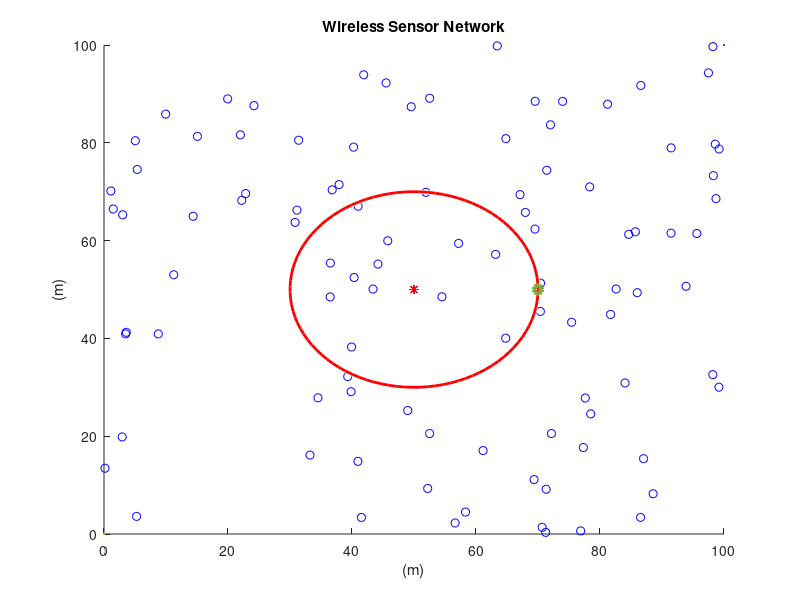

MATLAB code to generate this figure: (Note: this script raises an error after producing the figure.)
%%%%%%%%%%%%%%%%%%%%%%%%%%%%%%%%%%%%%%%%%%%%%%%%%%%%%%%%%%%%%%%%%%%%%%%%
%                          LEACH Protocol                              %
%                          Part of Thesis:                             %
%       Energy-Efficient Protocols In Wireless Sensor Networks         %
%                                                                      %
% (c) Alexandros Nikolaos Zattas                                       %
% University of Peloponnese                                            %
% Department of Informatics and Telecommunications                     %
% For any related questions or additional information                  %
% send an e-mail to:                                                   %
% alexzattas@gmail.com                                                 %
%%%%%%%%%%%%%%%%%%%%%%%%%%%%%%%%%%%%%%%%%%%%%%%%%%%%%%%%%%%%%%%%%%%%%%%%


close all;
clear;
clc;

%%%%%%%%%%%%%%%%%%%% Network Establishment Parameters %%%%%%%%%%%%%%%%%%%%

%%% Area of Operation %%%

% Field Dimensions in meters %
xm=100;
ym=100;
x=0; % added for better display results of the plot
y=0; % added for better display results of the plot

% Number of Nodes in the field %
n=100;

% Number of Dead Nodes in the beggining %
dead_nodes=0;

% Coordinates of the Sink (location is predetermined in this simulation) %
sinkx=50;
sinky=50;

%%% Energy Values %%%
% Initial Energy of a Node (in Joules) % 
Eo=0.5; % units in Joules

% Energy required to run circuity (both for transmitter and receiver) %
Eelec=50*10^(-9); % units in Joules/bit
ETx=50*10^(-9); % units in Joules/bit
ERx=50*10^(-9); % units in Joules/bit

% Transmit Amplifier Types %
Eamp=100*10^(-12); % units in Joules/bit/m^2 (amount of energy spent by the amplifier to transmit the bits)

% Data Aggregation Energy %
EDA=5*10^(-9); % units in Joules/bit

% Size of data package %
k=500; % units in bits

% Suggested percentage of cluster head %
p=0.05; % a 5 percent of the total amount of nodes used in the network is proposed to give good results

% Number of Clusters %
No=p*n; 
% Radius of circular trajectory of mobile sink
radius = 20;

% Round of Operation %
rnd=0;
% Threshold for nodes
threshold = 30;

% Current Number of operating Nodes %
operating_nodes=n;
transmissions=0;
temp_val=0;
flag1stdead=0;

% Mobile sink initial positions
ms_Po.x = sinkx+radius;
ms_Po.y = sinky;
%%%%%%%%%%%%%%%%%%%%%%%%%%% End of Parameters %%%%%%%%%%%%%%%%%%%%%%%%%%%%



            %%% Creation of the Wireless Sensor Network %%%

% Plotting the WSN %
for i=1:n
    
    SN(i).id=i;	% sensor's ID number
    SN(i).x=rand(1,1)*xm;	% X-axis coordinates of sensor node
    SN(i).y=rand(1,1)*ym;	% Y-axis coordinates of sensor node
    SN(i).E=Eo;     % nodes energy levels (initially set to be equal to "Eo"
    SN(i).role=0;   % node acts as normal if the value is '0', if elected as a cluster head it  gets the value '1' (initially all nodes are normal)
    SN(i).cluster=0;	% the cluster which a node belongs to
    SN(i).cond=1;	% States the current condition of the node. when the node is operational its value is =1 and when dead =0
    SN(i).rop=0;	% number of rounds node was operational
    SN(i).rleft=0;  % rounds left for node to become available for Cluster Head election
    SN(i).dtch=0;	% nodes distance from the cluster head of the cluster in which he belongs
    SN(i).dts=0;    % nodes distance from the sink
    SN(i).tel=0;	% states how many times the node was elected as a Cluster Head
    SN(i).rn=0;     % round node got elected as cluster head
    SN(i).chid=0;   % node ID of the cluster head which the "i" normal node belongs to

    
    hold on;
    figure(1)
    hold on;
    plot(x,y,xm,ym,SN(i).x,SN(i).y,'ob',sinkx,sinky,'*r');
    title 'Wireless Sensor Network';
    xlabel '(m)';
    ylabel '(m)';
end
 


                      %%%%%% Set-Up Phase %%%%%% 
                      
             

while operating_nodes>0
    flag=0;
    viscircles([50,50],radius);
    if ((mod(rnd,4)==0))
        ms_Po.x = sinkx+radius;
        ms_Po.y = sinky;
    end
    if(mod(rnd,4)==1)
        ms_Po.x = sinkx;
        ms_Po.y = sinky+radius;
    end
    if(mod(rnd,4)==2)
        ms_Po.x = sinkx-radius;
        ms_Po.y = sinky;
    end
    if(mod(rnd,4)==3)
        ms_Po.x = sinkx;
        ms_Po.y = sinky-radius;
    end
    plot(ms_Po.x,ms_Po.y,'o','Linewidth',3);
        
    % Displays Current Round %     
    rnd;     

	% Threshold Value %
	t=(p/(1-p*(mod(rnd,1/p))));
    
    % Re-election Value %
    tleft=mod(rnd,1/p);
 
	% Reseting Previous Amount Of Cluster Heads In the Network %
	CLheads=0;
    
    % Reseting Previous Amount Of Energy Consumed In the Network on the Previous Round %
    energy=0;
    j=1; 
    
        
% Cluster Heads Election %
        for i=1:n
            SN(i).cluster=0;    % reseting cluster in which the node belongs to
            SN(i).role=0;       % reseting node role
            SN(i).chid=0;       % reseting cluster head id
            if SN(i).rleft>0
               SN(i).rleft=SN(i).rleft-1;
            end
            if (SN(i).E>0) && (SN(i).rleft==0)
                generate=rand;	
                    if generate< t
                    SN(i).role=1;	% assigns the node role of acluster head
                    SN(i).rn=rnd;	% Assigns the round that the cluster head was elected to the data table
                    SN(i).tel=SN(i).tel + 1;   
                    SN(i).rleft=1/p-tleft;    % rounds for which the node will be unable to become a CH
                    SN(i).dts=sqrt((sinkx-SN(i).x)^2 + (sinky-SN(i).y)^2); % calculates the distance between the sink and the cluster hea
                    CLheads=CLheads+1;	% sum of cluster heads that have been elected 
                    SN(i).cluster=CLheads; % cluster of which the node got elected to be cluster head
                    CL(CLheads).x=SN(i).x; % X-axis coordinates of elected cluster head
                    CL(CLheads).y=SN(i).y; % Y-axis coordinates of elected cluster head
                    CL(CLheads).id=i; % Assigns the node ID of the newly elected cluster head to an array
                    CL(CLheads).route = [];
                    CL(CLheads).path = 0;
                    CL(CLheads).dcir=sqrt((CL(CLheads).x-ms_Po.x)^2+(CL(CLheads).y-ms_Po.y)^2);
                    DCIR(CLheads) = CL(CLheads).dcir; 
                    end
           end
        
        end
        
	% Fixing the size of "CL" array %
	CL=CL(1:CLheads);
    
    % Fixing the size of "DCIR" array
    DCIR = DCIR(1:CLheads);
    % Finding the minimum distance from mobile sink path
    [least_dcir,least_CH_id]=min(DCIR);
    
    
    
    
% Grouping the Nodes into Clusters & caclulating the distance between node and cluster head %
     
       for i=1:n
        if  (SN(i).role==0) && (SN(i).E>0) && (CLheads>0) % if node is normal
            for m=1:CLheads
            d(m)=sqrt((CL(m).x-SN(i).x)^2 + (CL(m).y-SN(i).y)^2);
            % we calculate the distance 'd' between the sensor node that is
            % transmitting and the cluster head that is receiving with the following equation+ 
            % d=sqrt((x2-x1)^2 + (y2-y1)^2) where x2 and y2 the coordinates of
            % the cluster head and x1 and y1 the coordinates of the transmitting node
            end
        d=d(1:CLheads); % fixing the size of "d" array
        [M,I]=min(d(:)); % finds the minimum distance of node to CH
        [Row, Col] = ind2sub(size(d),I); % displays the Cluster Number in which this node belongs too
        SN(i).cluster=Col; % assigns node to the cluster
        SN(i).dtch= d(Col); % assigns the distance of node to CH
        SN(i).chid=CL(Col).id;
        end
       end
       
        
       
                           %%%%%% Steady-State Phase %%%%%%
                      
  
% Energy Dissipation for normal nodes %
    
    for i=1:n
       if (SN(i).cond==1) && (SN(i).role==0) && (CLheads>0)
       	if SN(i).E>0
            ETx= Eelec*k + Eamp * k * SN(i).dtch^2;
            SN(i).E=SN(i).E - ETx;
            energy=energy+ETx;
            
        % Dissipation for cluster head during reception
        if SN(SN(i).chid).E>0 && SN(SN(i).chid).cond==1 && SN(SN(i).chid).role==1
            ERx=(Eelec+EDA)*k;
            energy=energy+ERx;
            SN(SN(i).chid).E=SN(SN(i).chid).E - ERx;
             if SN(SN(i).chid).E<=0  % if cluster heads energy depletes with reception
                SN(SN(i).chid).cond=0;
                SN(SN(i).chid).rop=rnd;
                dead_nodes=dead_nodes +1;
                operating_nodes= operating_nodes - 1
             end
        end
        end
        
        
        if SN(i).E<=0       % if nodes energy depletes with transmission
        dead_nodes=dead_nodes +1;
        operating_nodes= operating_nodes - 1
        SN(i).cond=0;
        SN(i).chid=0;
        SN(i).rop=rnd;
        end
        
      end
    end            
    

        

% distance from CH to Leader CH
for i = 1:CLheads
    CL(i).dist=sqrt((CL(least_CH_id).x-CL(i).x)^2 + (CL(least_CH_id).y-CL(i).y)^2);
end

% distance from CH to next nearest neighbour
nearest_neighbour=zeros;
for i=1:CLheads
    for j=i:CLheads
        if(i~=j)
        nearest_neighbour(i,j)=sqrt((CL(i).x-CL(j).x)^2 + (CL(i).y-CL(j).y)^2);
        nearest_neighbour(j,i)=sqrt((CL(i).x-CL(j).x)^2 + (CL(i).y-CL(j).y)^2); 
        end
        if(i==j)
        nearest_neighbour(i,j)=inf;
        end
    end
end

 

% Greedy Algorithm
for i=1:CLheads
    if(i~=least_CH_id)
    [neigh_CHs_dis,neigh_CHs_id] = find_neigh_CHs(i,nearest_neighbour,CLheads);
    for j=1:CLheads
        if((CL(neigh_CHs_id(j)).dist<CL(i).dist)&&(CL(neigh_CHs_id(j)).path<2)&&(neigh_CHs_id(j)~=least_CH_id))
                    CL(i).path=CL(i).path+1;
                    CL(neigh_CHs_id(j)).path=CL(neigh_CHs_id(j)).path+1;
                    CL(i).route(length(CL(i).route)+1) = neigh_CHs_id(j); 
                    break;
        elseif((CL(neigh_CHs_id(j)).dist<CL(i).dist)&&(neigh_CHs_id(j)==least_CH_id))
                CL(i).path=CL(i).path+1;
                CL(neigh_CHs_id(j)).path=CL(neigh_CHs_id(j)).path+1;
                CL(i).route(length(CL(i).route)+1) = neigh_CHs_id(j); 
                break;
        end
    end
    else
        CL(i).route = i;
    end
end 

% Updating distance of CHs to closest CH
for i=1:CLheads
    CL(i).dist=sqrt((CL(CL(i).route).x-CL(i).x)^2 + (CL(CL(i).route).y-CL(i).y)^2); 
end
    
    
% Energy Dissipation for cluster head nodes %
   
   for i=1:CLheads
     if (SN(CL(i).id).cond==1)  && (SN(CL(i).id).role==1 ) && (i~=least_CH_id)
         if (SN(CL(i).id).E)>0
            ETx= (Eelec+EDA)*k + Eamp * k * CL(i).dist^2;
            SN(CL(i).id).E=SN(CL(i).id).E- ETx;
            energy=energy+ETx;
         end
         if  SN(CL(i).id).E<=0     % if cluster heads energy depletes with transmission
         dead_nodes=dead_nodes +1;
         operating_nodes= operating_nodes - 1;
         SN(CL(i).id).cond=0;
         SN(CL(i).id).rop=rnd;
         end
     elseif(SN(CL(i).id).cond==1)  && (SN(CL(i).id).role==1 ) && (i==least_CH_id)
         if (SN(CL(i).id).E)>0
            ETx= (Eelec+EDA)*k + Eamp * k * CL(i).dist^2;
            SN(CL(i).id).E=SN(CL(i).id).E- ETx;
            energy=energy+ETx;
         end
         if  SN(CL(i).id).E<=0     % if cluster heads energy depletes with transmission
         dead_nodes=dead_nodes +1;
         operating_nodes= operating_nodes - 1;
         SN(CL(i).id).cond=0;
         SN(CL(i).id).rop=rnd;
         end
      end
     
     
   end
   

   

  
    if operating_nodes<n && temp_val==0
        temp_val=1;
        flag1stdead=rnd
    end
    % Display Number of Cluster Heads of this round %
    %CLheads;
   
    
    transmissions=transmissions+1;
    if CLheads==0
    transmissions=transmissions-1;
    end
    
 
    % Next Round %
    rnd= rnd +1;
    
    tr(transmissions)=operating_nodes;
    op(rnd)=operating_nodes;
    

    if energy>0
    nrg(transmissions)=energy;
    end
    
    
    
    
%      if rnd==600
%          break;
%      end

end


sum=0;
for i=1:flag1stdead
    sum=nrg(i) + sum;
end

temp1=sum/flag1stdead;
temp2=temp1/n;

for i=1:flag1stdead
avg_node(i)=temp2;
end
    
    % Plotting Simulation Results "Operating Nodes per Round" %
    figure(2)
    plot(1:rnd,op(1:rnd),'-r','Linewidth',2);
    title ({'LEACH'; 'Operating Nodes per Round';})
    xlabel 'Rounds (R=40)';
    ylabel 'Operational Nodes ';
    hold on;
    
    % Plotting Simulation Results  %
    figure(3)
    plot(1:transmissions,tr(1:transmissions),'-r','Linewidth',2);
    title ({'LEACH'; 'Operational Nodes per Transmission';})
    xlabel 'Transmissions ';
    ylabel 'Operational Nodes';
    hold on;
    
    % Plotting Simulation Results  %
    figure(4)
    plot(1:flag1stdead,nrg(1:flag1stdead),'-r','Linewidth',2);
    title ({'LEACH'; 'Energy consumed per Transmission';})
    xlabel 'Transmission';
    ylabel 'Energy ( J )';
    hold on;
    

    % Plotting Simulation Results  %
    figure(5)
    plot(1:flag1stdead,avg_node(1:flag1stdead),'-r','Linewidth',2);
    title ({'LEACH'; 'Average Energy consumed by a Node per Transmission';})
    xlabel 'Transmissions';
    ylabel 'Energy ( J )';  
    hold on;
    

% Function for finding nearest neighbour_CHs and Distance between them
function[neigh_CHs_dis,neigh_CHs_id] = find_neigh_CHs(i,nearest_neighbour,CLheads)
    neigh_CHs_id = [];
    neigh_CHs_dis = nearest_neighbour(i,:);
    neigh_CHs_dis = sort(neigh_CHs_dis);
    for j =1:CLheads
        for k=1:CLheads
            if(neigh_CHs_dis(j)==nearest_neighbour(i,k))
                neigh_CHs_id(length(neigh_CHs_id)+1) = k;
            end
        end
    end
end
